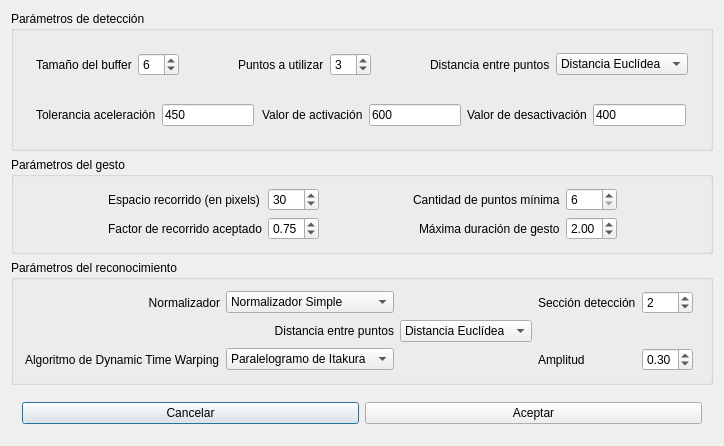
<?xml version="1.0" encoding="UTF-8"?>
<ui version="4.0">
 <class>GestureParameterClass</class>
 <widget class="QDialog" name="GestureParameterClass">
  <property name="geometry">
   <rect>
    <x>0</x>
    <y>0</y>
    <width>627</width>
    <height>384</height>
   </rect>
  </property>
  <property name="windowTitle">
   <string>Parametro del Reconocimiento de Gestos</string>
  </property>
  <layout class="QVBoxLayout" name="verticalLayout">
   <item>
    <widget class="QGroupBox" name="detectionGroup">
     <property name="title">
      <string>Parámetros de detección</string>
     </property>
     <layout class="QVBoxLayout" name="verticalLayout_2">
      <item>
       <widget class="QWidget" name="widget_2" native="true">
        <layout class="QHBoxLayout" name="horizontalLayout_2">
         <item>
          <widget class="QLabel" name="label">
           <property name="text">
            <string>Tamaño del buffer</string>
           </property>
          </widget>
         </item>
         <item>
          <widget class="QSpinBox" name="bufferSize">
           <property name="minimum">
            <number>1</number>
           </property>
           <property name="maximum">
            <number>20</number>
           </property>
           <property name="value">
            <number>6</number>
           </property>
          </widget>
         </item>
         <item>
          <spacer name="horizontalSpacer_2">
           <property name="orientation">
            <enum>Qt::Horizontal</enum>
           </property>
           <property name="sizeHint" stdset="0">
            <size>
             <width>28</width>
             <height>13</height>
            </size>
           </property>
          </spacer>
         </item>
         <item>
          <widget class="QLabel" name="label_2">
           <property name="text">
            <string>Puntos a utilizar</string>
           </property>
          </widget>
         </item>
         <item>
          <widget class="QSpinBox" name="relaxedCount">
           <property name="value">
            <number>3</number>
           </property>
          </widget>
         </item>
         <item>
          <spacer name="horizontalSpacer">
           <property name="orientation">
            <enum>Qt::Horizontal</enum>
           </property>
           <property name="sizeHint" stdset="0">
            <size>
             <width>28</width>
             <height>13</height>
            </size>
           </property>
          </spacer>
         </item>
         <item>
          <widget class="QLabel" name="label_3">
           <property name="text">
            <string>Distancia entre puntos</string>
           </property>
          </widget>
         </item>
         <item>
          <widget class="QComboBox" name="distanceCalculatorAGM">
           <item>
            <property name="text">
             <string>Distancia Euclídea</string>
            </property>
           </item>
          </widget>
         </item>
        </layout>
       </widget>
      </item>
      <item>
       <widget class="QWidget" name="widget_3" native="true">
        <layout class="QHBoxLayout" name="horizontalLayout_3">
         <item>
          <widget class="QLabel" name="label_4">
           <property name="text">
            <string>Tolerancia aceleración</string>
           </property>
          </widget>
         </item>
         <item>
          <widget class="QLineEdit" name="nonVaryingAccelerationRate">
           <property name="inputMask">
            <string>0000; </string>
           </property>
           <property name="text">
            <string>450</string>
           </property>
          </widget>
         </item>
         <item>
          <spacer name="horizontalSpacer_4">
           <property name="orientation">
            <enum>Qt::Horizontal</enum>
           </property>
           <property name="sizeHint" stdset="0">
            <size>
             <width>17</width>
             <height>18</height>
            </size>
           </property>
          </spacer>
         </item>
         <item>
          <widget class="QLabel" name="label_5">
           <property name="text">
            <string>Valor de activación</string>
           </property>
          </widget>
         </item>
         <item>
          <widget class="QLineEdit" name="accelerationThreshold">
           <property name="inputMask">
            <string>00000; </string>
           </property>
           <property name="text">
            <string>600</string>
           </property>
          </widget>
         </item>
         <item>
          <spacer name="horizontalSpacer_3">
           <property name="orientation">
            <enum>Qt::Horizontal</enum>
           </property>
           <property name="sizeHint" stdset="0">
            <size>
             <width>13</width>
             <height>20</height>
            </size>
           </property>
          </spacer>
         </item>
         <item>
          <widget class="QLabel" name="label_15">
           <property name="text">
            <string>Valor de desactivación</string>
           </property>
          </widget>
         </item>
         <item>
          <widget class="QLineEdit" name="desaccelerationThreshold">
           <property name="inputMask">
            <string>00000; </string>
           </property>
           <property name="text">
            <string>400</string>
           </property>
          </widget>
         </item>
         <item>
          <spacer name="horizontalSpacer_5">
           <property name="orientation">
            <enum>Qt::Horizontal</enum>
           </property>
           <property name="sizeHint" stdset="0">
            <size>
             <width>18</width>
             <height>20</height>
            </size>
           </property>
          </spacer>
         </item>
        </layout>
       </widget>
      </item>
     </layout>
    </widget>
   </item>
   <item>
    <widget class="QGroupBox" name="gestureDescriptionGroup">
     <property name="title">
      <string>Parámetros del gesto</string>
     </property>
     <layout class="QGridLayout" name="gridLayout_2">
      <item row="0" column="0">
       <spacer name="horizontalSpacer_8">
        <property name="orientation">
         <enum>Qt::Horizontal</enum>
        </property>
        <property name="sizeHint" stdset="0">
         <size>
          <width>98</width>
          <height>20</height>
         </size>
        </property>
       </spacer>
      </item>
      <item row="0" column="1">
       <widget class="QLabel" name="label_6">
        <property name="text">
         <string>Espacio recorrido (en pixels)</string>
        </property>
       </widget>
      </item>
      <item row="0" column="2">
       <widget class="QSpinBox" name="walkedPixels">
        <property name="minimum">
         <number>15</number>
        </property>
        <property name="maximum">
         <number>100</number>
        </property>
        <property name="value">
         <number>30</number>
        </property>
       </widget>
      </item>
      <item row="0" column="3">
       <spacer name="horizontalSpacer_7">
        <property name="orientation">
         <enum>Qt::Horizontal</enum>
        </property>
        <property name="sizeHint" stdset="0">
         <size>
          <width>97</width>
          <height>20</height>
         </size>
        </property>
       </spacer>
      </item>
      <item row="0" column="4" colspan="2">
       <widget class="QLabel" name="label_7">
        <property name="text">
         <string>Cantidad de puntos mínima</string>
        </property>
       </widget>
      </item>
      <item row="0" column="6">
       <widget class="QSpinBox" name="minimunPointCount">
        <property name="minimum">
         <number>6</number>
        </property>
        <property name="maximum">
         <number>80</number>
        </property>
        <property name="value">
         <number>6</number>
        </property>
       </widget>
      </item>
      <item row="0" column="7">
       <spacer name="horizontalSpacer_6">
        <property name="orientation">
         <enum>Qt::Horizontal</enum>
        </property>
        <property name="sizeHint" stdset="0">
         <size>
          <width>97</width>
          <height>20</height>
         </size>
        </property>
       </spacer>
      </item>
      <item row="1" column="0">
       <spacer name="horizontalSpacer_11">
        <property name="orientation">
         <enum>Qt::Horizontal</enum>
        </property>
        <property name="sizeHint" stdset="0">
         <size>
          <width>98</width>
          <height>20</height>
         </size>
        </property>
       </spacer>
      </item>
      <item row="1" column="1">
       <widget class="QLabel" name="label_8">
        <property name="text">
         <string>Factor de recorrido aceptado</string>
        </property>
       </widget>
      </item>
      <item row="1" column="3" colspan="2">
       <spacer name="horizontalSpacer_10">
        <property name="orientation">
         <enum>Qt::Horizontal</enum>
        </property>
        <property name="sizeHint" stdset="0">
         <size>
          <width>98</width>
          <height>20</height>
         </size>
        </property>
       </spacer>
      </item>
      <item row="1" column="5">
       <widget class="QLabel" name="label_9">
        <property name="text">
         <string>Máxima duración de gesto</string>
        </property>
       </widget>
      </item>
      <item row="1" column="6">
       <widget class="QDoubleSpinBox" name="maxGestureTime">
        <property name="maximum">
         <double>2.500000000000000</double>
        </property>
        <property name="singleStep">
         <double>0.050000000000000</double>
        </property>
        <property name="value">
         <double>2.000000000000000</double>
        </property>
       </widget>
      </item>
      <item row="1" column="7">
       <spacer name="horizontalSpacer_9">
        <property name="orientation">
         <enum>Qt::Horizontal</enum>
        </property>
        <property name="sizeHint" stdset="0">
         <size>
          <width>97</width>
          <height>20</height>
         </size>
        </property>
       </spacer>
      </item>
      <item row="1" column="2">
       <widget class="QDoubleSpinBox" name="distanceThreshold">
        <property name="maximum">
         <double>1.000000000000000</double>
        </property>
        <property name="singleStep">
         <double>0.050000000000000</double>
        </property>
        <property name="value">
         <double>0.750000000000000</double>
        </property>
       </widget>
      </item>
     </layout>
    </widget>
   </item>
   <item>
    <widget class="QGroupBox" name="dtwGroup">
     <property name="title">
      <string>Parámetros del reconocimiento</string>
     </property>
     <layout class="QGridLayout" name="gridLayout_3">
      <item row="0" column="0">
       <spacer name="horizontalSpacer_14">
        <property name="orientation">
         <enum>Qt::Horizontal</enum>
        </property>
        <property name="sizeHint" stdset="0">
         <size>
          <width>100</width>
          <height>20</height>
         </size>
        </property>
       </spacer>
      </item>
      <item row="0" column="1">
       <widget class="QLabel" name="label_10">
        <property name="text">
         <string>Normalizador</string>
        </property>
        <property name="alignment">
         <set>Qt::AlignRight|Qt::AlignTrailing|Qt::AlignVCenter</set>
        </property>
       </widget>
      </item>
      <item row="0" column="2">
       <widget class="QComboBox" name="valuesNormalizator">
        <item>
         <property name="text">
          <string>Normalizador Simple</string>
         </property>
        </item>
       </widget>
      </item>
      <item row="0" column="3">
       <spacer name="horizontalSpacer_13">
        <property name="orientation">
         <enum>Qt::Horizontal</enum>
        </property>
        <property name="sizeHint" stdset="0">
         <size>
          <width>62</width>
          <height>20</height>
         </size>
        </property>
       </spacer>
      </item>
      <item row="0" column="4">
       <widget class="QLabel" name="label_11">
        <property name="text">
         <string>Sección detección</string>
        </property>
       </widget>
      </item>
      <item row="0" column="5">
       <widget class="QSpinBox" name="relaxedRatio">
        <property name="minimum">
         <number>1</number>
        </property>
        <property name="maximum">
         <number>3</number>
        </property>
        <property name="value">
         <number>2</number>
        </property>
       </widget>
      </item>
      <item row="0" column="6">
       <spacer name="horizontalSpacer_12">
        <property name="orientation">
         <enum>Qt::Horizontal</enum>
        </property>
        <property name="sizeHint" stdset="0">
         <size>
          <width>62</width>
          <height>20</height>
         </size>
        </property>
       </spacer>
      </item>
      <item row="1" column="0" colspan="2">
       <spacer name="horizontalSpacer_15">
        <property name="orientation">
         <enum>Qt::Horizontal</enum>
        </property>
        <property name="sizeHint" stdset="0">
         <size>
          <width>62</width>
          <height>20</height>
         </size>
        </property>
       </spacer>
      </item>
      <item row="1" column="2">
       <widget class="QLabel" name="label_12">
        <property name="text">
         <string>Distancia entre puntos</string>
        </property>
        <property name="alignment">
         <set>Qt::AlignRight|Qt::AlignTrailing|Qt::AlignVCenter</set>
        </property>
       </widget>
      </item>
      <item row="1" column="3">
       <widget class="QComboBox" name="distanceCalculatorDTW">
        <item>
         <property name="text">
          <string>Distancia Euclídea</string>
         </property>
        </item>
       </widget>
      </item>
      <item row="1" column="4" colspan="3">
       <spacer name="horizontalSpacer_16">
        <property name="orientation">
         <enum>Qt::Horizontal</enum>
        </property>
        <property name="sizeHint" stdset="0">
         <size>
          <width>62</width>
          <height>20</height>
         </size>
        </property>
       </spacer>
      </item>
      <item row="2" column="0" colspan="2">
       <widget class="QLabel" name="label_13">
        <property name="text">
         <string>Algoritmo de Dynamic Time Warping</string>
        </property>
       </widget>
      </item>
      <item row="2" column="2">
       <widget class="QComboBox" name="dtwAlgorithm">
        <item>
         <property name="text">
          <string>Paralelogramo de Itakura</string>
         </property>
        </item>
        <item>
         <property name="text">
          <string>DTW Simple</string>
         </property>
        </item>
        <item>
         <property name="text">
          <string>Banda de Sakoe/Chiba</string>
         </property>
        </item>
       </widget>
      </item>
      <item row="2" column="4">
       <widget class="QLabel" name="label_14">
        <property name="text">
         <string>Amplitud</string>
        </property>
       </widget>
      </item>
      <item row="2" column="5">
       <widget class="QDoubleSpinBox" name="rate">
        <property name="maximum">
         <double>1.000000000000000</double>
        </property>
        <property name="singleStep">
         <double>0.050000000000000</double>
        </property>
        <property name="value">
         <double>0.300000000000000</double>
        </property>
       </widget>
      </item>
      <item row="2" column="6">
       <spacer name="horizontalSpacer_18">
        <property name="orientation">
         <enum>Qt::Horizontal</enum>
        </property>
        <property name="sizeHint" stdset="0">
         <size>
          <width>62</width>
          <height>20</height>
         </size>
        </property>
       </spacer>
      </item>
      <item row="2" column="3">
       <spacer name="horizontalSpacer_17">
        <property name="orientation">
         <enum>Qt::Horizontal</enum>
        </property>
        <property name="sizeHint" stdset="0">
         <size>
          <width>40</width>
          <height>20</height>
         </size>
        </property>
       </spacer>
      </item>
     </layout>
    </widget>
   </item>
   <item>
    <widget class="QWidget" name="widget" native="true">
     <layout class="QHBoxLayout" name="horizontalLayout">
      <item>
       <widget class="QPushButton" name="reject">
        <property name="text">
         <string>Cancelar</string>
        </property>
       </widget>
      </item>
      <item>
       <widget class="QPushButton" name="accept">
        <property name="text">
         <string>Aceptar</string>
        </property>
       </widget>
      </item>
     </layout>
    </widget>
   </item>
  </layout>
 </widget>
 <layoutdefault spacing="6" margin="11"/>
 <tabstops>
  <tabstop>bufferSize</tabstop>
  <tabstop>relaxedCount</tabstop>
  <tabstop>nonVaryingAccelerationRate</tabstop>
  <tabstop>accelerationThreshold</tabstop>
  <tabstop>walkedPixels</tabstop>
  <tabstop>minimunPointCount</tabstop>
  <tabstop>distanceThreshold</tabstop>
  <tabstop>maxGestureTime</tabstop>
  <tabstop>valuesNormalizator</tabstop>
  <tabstop>relaxedRatio</tabstop>
  <tabstop>distanceCalculatorDTW</tabstop>
  <tabstop>dtwAlgorithm</tabstop>
  <tabstop>rate</tabstop>
  <tabstop>reject</tabstop>
  <tabstop>accept</tabstop>
 </tabstops>
 <resources/>
 <connections>
  <connection>
   <sender>accept</sender>
   <signal>clicked()</signal>
   <receiver>GestureParameterClass</receiver>
   <slot>accept()</slot>
   <hints>
    <hint type="sourcelabel">
     <x>416</x>
     <y>327</y>
    </hint>
    <hint type="destinationlabel">
     <x>150</x>
     <y>315</y>
    </hint>
   </hints>
  </connection>
  <connection>
   <sender>reject</sender>
   <signal>clicked()</signal>
   <receiver>GestureParameterClass</receiver>
   <slot>reject()</slot>
   <hints>
    <hint type="sourcelabel">
     <x>326</x>
     <y>327</y>
    </hint>
    <hint type="destinationlabel">
     <x>411</x>
     <y>315</y>
    </hint>
   </hints>
  </connection>
  <connection>
   <sender>bufferSize</sender>
   <signal>valueChanged(int)</signal>
   <receiver>GestureParameterClass</receiver>
   <slot>setDetectedCount(int)</slot>
   <hints>
    <hint type="sourcelabel">
     <x>145</x>
     <y>52</y>
    </hint>
    <hint type="destinationlabel">
     <x>6</x>
     <y>4</y>
    </hint>
   </hints>
  </connection>
  <connection>
   <sender>relaxedCount</sender>
   <signal>valueChanged(int)</signal>
   <receiver>GestureParameterClass</receiver>
   <slot>setMaxRelatedRatio(int)</slot>
   <hints>
    <hint type="sourcelabel">
     <x>283</x>
     <y>52</y>
    </hint>
    <hint type="destinationlabel">
     <x>410</x>
     <y>4</y>
    </hint>
   </hints>
  </connection>
  <connection>
   <sender>bufferSize</sender>
   <signal>valueChanged(int)</signal>
   <receiver>GestureParameterClass</receiver>
   <slot>bufferSizeModified(int)</slot>
   <hints>
    <hint type="sourcelabel">
     <x>145</x>
     <y>52</y>
    </hint>
    <hint type="destinationlabel">
     <x>178</x>
     <y>4</y>
    </hint>
   </hints>
  </connection>
  <connection>
   <sender>relaxedCount</sender>
   <signal>valueChanged(int)</signal>
   <receiver>GestureParameterClass</receiver>
   <slot>relaxedCountModified(int)</slot>
   <hints>
    <hint type="sourcelabel">
     <x>283</x>
     <y>52</y>
    </hint>
    <hint type="destinationlabel">
     <x>342</x>
     <y>5</y>
    </hint>
   </hints>
  </connection>
  <connection>
   <sender>distanceCalculatorAGM</sender>
   <signal>currentIndexChanged(QString)</signal>
   <receiver>GestureParameterClass</receiver>
   <slot>distanceCalculatorAGMModified(QString)</slot>
   <hints>
    <hint type="sourcelabel">
     <x>566</x>
     <y>48</y>
    </hint>
    <hint type="destinationlabel">
     <x>593</x>
     <y>5</y>
    </hint>
   </hints>
  </connection>
  <connection>
   <sender>nonVaryingAccelerationRate</sender>
   <signal>textChanged(QString)</signal>
   <receiver>GestureParameterClass</receiver>
   <slot>nonVaryingAccelerationRateModified(QString)</slot>
   <hints>
    <hint type="sourcelabel">
     <x>162</x>
     <y>78</y>
    </hint>
    <hint type="destinationlabel">
     <x>5</x>
     <y>69</y>
    </hint>
   </hints>
  </connection>
  <connection>
   <sender>accelerationThreshold</sender>
   <signal>textChanged(QString)</signal>
   <receiver>GestureParameterClass</receiver>
   <slot>accelerationThresholdModified(QString)</slot>
   <hints>
    <hint type="sourcelabel">
     <x>388</x>
     <y>78</y>
    </hint>
    <hint type="destinationlabel">
     <x>460</x>
     <y>91</y>
    </hint>
   </hints>
  </connection>
  <connection>
   <sender>walkedPixels</sender>
   <signal>valueChanged(int)</signal>
   <receiver>GestureParameterClass</receiver>
   <slot>walkedPixelsModified(int)</slot>
   <hints>
    <hint type="sourcelabel">
     <x>266</x>
     <y>132</y>
    </hint>
    <hint type="destinationlabel">
     <x>107</x>
     <y>91</y>
    </hint>
   </hints>
  </connection>
  <connection>
   <sender>minimunPointCount</sender>
   <signal>valueChanged(int)</signal>
   <receiver>GestureParameterClass</receiver>
   <slot>minimumPointCountModified(int)</slot>
   <hints>
    <hint type="sourcelabel">
     <x>535</x>
     <y>129</y>
    </hint>
    <hint type="destinationlabel">
     <x>407</x>
     <y>93</y>
    </hint>
   </hints>
  </connection>
  <connection>
   <sender>distanceThreshold</sender>
   <signal>valueChanged(double)</signal>
   <receiver>GestureParameterClass</receiver>
   <slot>distanceThresholdModified(double)</slot>
   <hints>
    <hint type="sourcelabel">
     <x>252</x>
     <y>156</y>
    </hint>
    <hint type="destinationlabel">
     <x>18</x>
     <y>178</y>
    </hint>
   </hints>
  </connection>
  <connection>
   <sender>maxGestureTime</sender>
   <signal>valueChanged(double)</signal>
   <receiver>GestureParameterClass</receiver>
   <slot>maxGestureTimeModified(double)</slot>
   <hints>
    <hint type="sourcelabel">
     <x>522</x>
     <y>156</y>
    </hint>
    <hint type="destinationlabel">
     <x>498</x>
     <y>178</y>
    </hint>
   </hints>
  </connection>
  <connection>
   <sender>valuesNormalizator</sender>
   <signal>currentIndexChanged(QString)</signal>
   <receiver>GestureParameterClass</receiver>
   <slot>valuesNormalizatorModified(QString)</slot>
   <hints>
    <hint type="sourcelabel">
     <x>296</x>
     <y>216</y>
    </hint>
    <hint type="destinationlabel">
     <x>290</x>
     <y>177</y>
    </hint>
   </hints>
  </connection>
  <connection>
   <sender>relaxedRatio</sender>
   <signal>valueChanged(int)</signal>
   <receiver>GestureParameterClass</receiver>
   <slot>relaxedRatioModified(int)</slot>
   <hints>
    <hint type="sourcelabel">
     <x>583</x>
     <y>219</y>
    </hint>
    <hint type="destinationlabel">
     <x>597</x>
     <y>179</y>
    </hint>
   </hints>
  </connection>
  <connection>
   <sender>distanceCalculatorDTW</sender>
   <signal>currentIndexChanged(QString)</signal>
   <receiver>GestureParameterClass</receiver>
   <slot>distanceCalculatorDTWModified(QString)</slot>
   <hints>
    <hint type="sourcelabel">
     <x>398</x>
     <y>240</y>
    </hint>
    <hint type="destinationlabel">
     <x>321</x>
     <y>178</y>
    </hint>
   </hints>
  </connection>
  <connection>
   <sender>dtwAlgorithm</sender>
   <signal>currentIndexChanged(QString)</signal>
   <receiver>GestureParameterClass</receiver>
   <slot>dtwAlgorithmModified(QString)</slot>
   <hints>
    <hint type="sourcelabel">
     <x>252</x>
     <y>270</y>
    </hint>
    <hint type="destinationlabel">
     <x>59</x>
     <y>291</y>
    </hint>
   </hints>
  </connection>
  <connection>
   <sender>rate</sender>
   <signal>valueChanged(double)</signal>
   <receiver>GestureParameterClass</receiver>
   <slot>rateModified(double)</slot>
   <hints>
    <hint type="sourcelabel">
     <x>566</x>
     <y>267</y>
    </hint>
    <hint type="destinationlabel">
     <x>477</x>
     <y>291</y>
    </hint>
   </hints>
  </connection>
  <connection>
   <sender>desaccelerationThreshold</sender>
   <signal>textChanged(QString)</signal>
   <receiver>GestureParameterClass</receiver>
   <slot>desaccelerationThresholdModified(QString)</slot>
   <hints>
    <hint type="sourcelabel">
     <x>584</x>
     <y>69</y>
    </hint>
    <hint type="destinationlabel">
     <x>657</x>
     <y>67</y>
    </hint>
   </hints>
  </connection>
 </connections>
 <slots>
  <slot>setDetectedCount(int)</slot>
  <slot>setMaxRelatedRatio(int)</slot>
  <slot>bufferSizeModified(int)</slot>
  <slot>relaxedCountModified(int)</slot>
  <slot>distanceCalculatorAGMModified(QString)</slot>
  <slot>nonVaryingAccelerationRateModified(QString)</slot>
  <slot>walkedPixelsModified(int)</slot>
  <slot>accelerationThresholdModified(QString)</slot>
  <slot>minimumPointCountModified(int)</slot>
  <slot>distanceThresholdModified(double)</slot>
  <slot>maxGestureTimeModified(double)</slot>
  <slot>valuesNormalizatorModified(QString)</slot>
  <slot>relaxedRatioModified(int)</slot>
  <slot>distanceCalculatorDTWModified(QString)</slot>
  <slot>dtwAlgorithmModified(QString)</slot>
  <slot>rateModified(double)</slot>
  <slot>desaccelerationThresholdModified(QString)</slot>
 </slots>
</ui>
